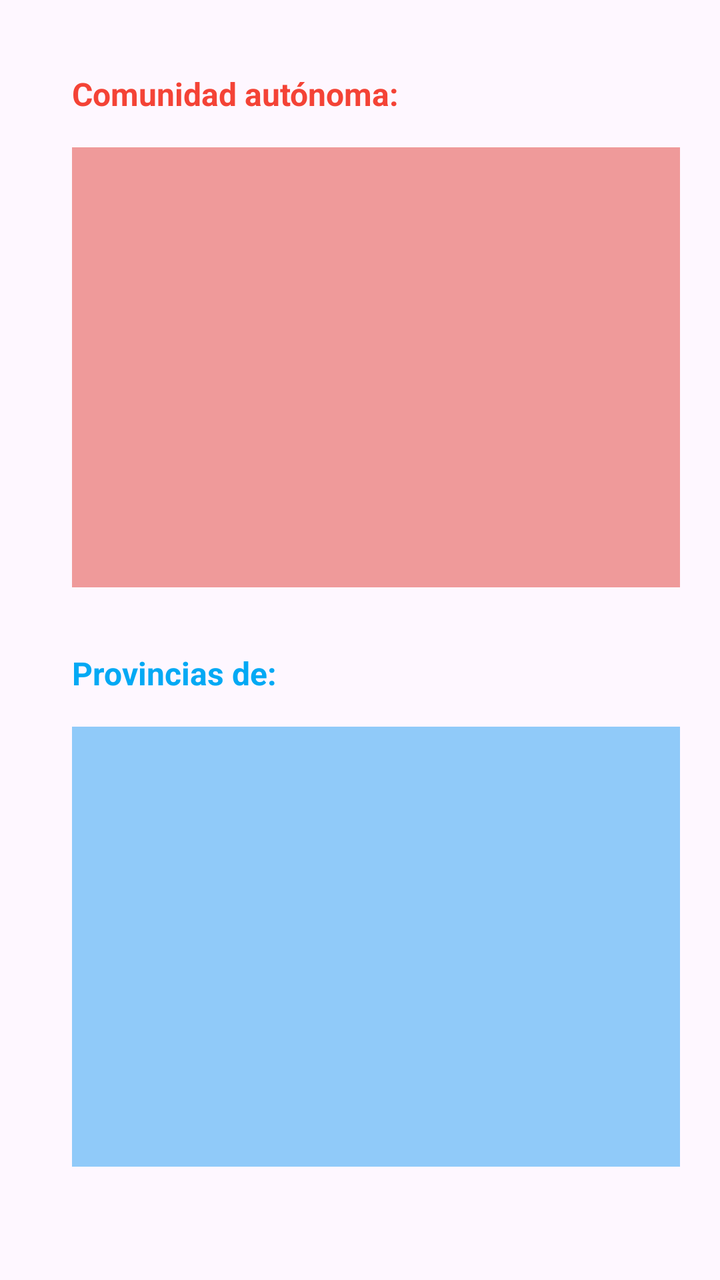
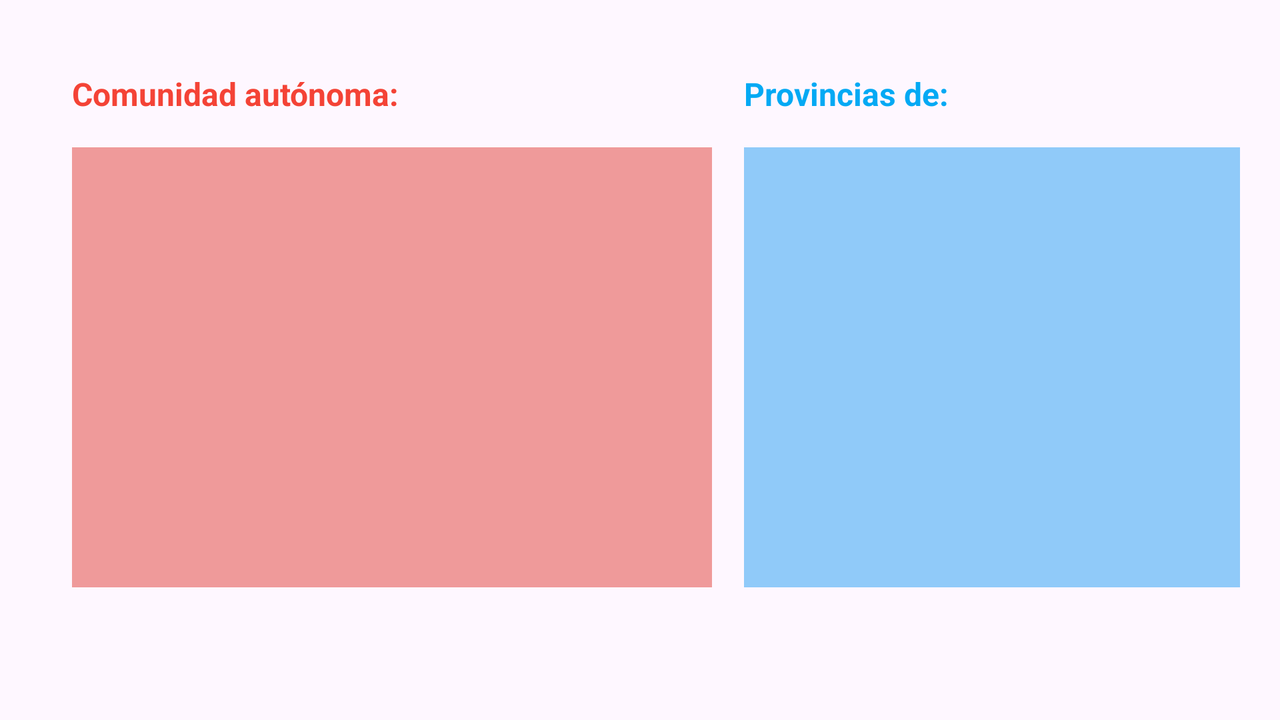

One screen, two layout resources from the same app: the default and the repository's alternative for another configuration. Each is rendered where Android would select it; the XML of both is given below.
<!-- AndroidManifest.xml: application theme Theme.ListadoCCAAProvincias -->
<!-- res/layout/activity_main.xml -->
<?xml version="1.0" encoding="utf-8"?>
<androidx.constraintlayout.widget.ConstraintLayout xmlns:android="http://schemas.android.com/apk/res/android"
    xmlns:app="http://schemas.android.com/apk/res-auto"
    xmlns:tools="http://schemas.android.com/tools"
    android:layout_width="match_parent"
    android:layout_height="match_parent"
    android:padding="20dp"
    tools:context=".vista.MainActivity">

    <TextView
        android:id="@+id/lblCCAA"
        android:layout_width="wrap_content"
        android:layout_height="wrap_content"
        android:layout_marginStart="16dp"
        android:layout_marginTop="16dp"
        android:text="Comunidad autónoma:"
        android:textColor="@color/rojo"
        android:textSize="16sp"
        android:textStyle="bold"
        app:layout_constraintStart_toStartOf="parent"
        app:layout_constraintTop_toTopOf="parent" />

    <TextView
        android:id="@+id/lblProvincias"
        android:layout_width="wrap_content"
        android:layout_height="wrap_content"
        android:layout_marginTop="32dp"
        android:text="Provincias de:"
        android:textColor="@color/azul"
        android:textSize="16sp"
        android:textStyle="bold"
        app:layout_constraintStart_toStartOf="@+id/lvCCAA"
        app:layout_constraintTop_toBottomOf="@+id/lvCCAA" />

    <ListView
        android:id="@+id/lvCCAA"
        android:layout_width="340dp"
        android:layout_height="220dp"
        android:layout_marginTop="16dp"
        android:background="@color/rojo_fondo"
        app:layout_constraintStart_toStartOf="@+id/lblCCAA"
        app:layout_constraintTop_toBottomOf="@+id/lblCCAA" >

    </ListView>

    <ListView
        android:id="@+id/lvProvincias"
        android:layout_width="340dp"
        android:layout_height="220dp"
        android:layout_marginTop="16dp"
        android:background="@color/azul_fondo"
        app:layout_constraintStart_toStartOf="@+id/lblProvincias"
        app:layout_constraintTop_toBottomOf="@+id/lblProvincias">

    </ListView>

</androidx.constraintlayout.widget.ConstraintLayout>
<!-- resources referenced by this layout -->
<resources>
  <color name="azul">#03A9F4</color>
  <color name="azul_fondo">#90CAF9</color>
  <color name="rojo">#F44336</color>
  <color name="rojo_fondo">#EF9A9A</color>
  <style name="Theme.ListadoCCAAProvincias" parent="Base.Theme.ListadoCCAAProvincias" />
  <style name="Base.Theme.ListadoCCAAProvincias" parent="Theme.Material3.DayNight.NoActionBar">
          
          
      </style>
</resources>
<!-- res/layout-land/activity_main.xml (the repository's variant of the layout above) -->
<!-- drawn on the phone turned sideways -->
<?xml version="1.0" encoding="utf-8"?>
<androidx.constraintlayout.widget.ConstraintLayout xmlns:android="http://schemas.android.com/apk/res/android"
    xmlns:app="http://schemas.android.com/apk/res-auto"
    xmlns:tools="http://schemas.android.com/tools"
    android:layout_width="match_parent"
    android:layout_height="match_parent"
    android:padding="20dp"
    tools:context=".vista.MainActivity">

    <TextView
        android:id="@+id/lblCCAA"
        android:layout_width="wrap_content"
        android:layout_height="wrap_content"
        android:layout_marginStart="16dp"
        android:layout_marginTop="16dp"
        android:text="Comunidad autónoma:"
        android:textColor="@color/rojo"
        android:textSize="16sp"
        android:textStyle="bold"
        app:layout_constraintStart_toStartOf="parent"
        app:layout_constraintTop_toTopOf="parent" />

    <TextView
        android:id="@+id/lblProvincias"
        android:layout_width="wrap_content"
        android:layout_height="wrap_content"
        android:layout_marginStart="16dp"
        android:text="Provincias de:"
        android:textColor="@color/azul"
        android:textSize="16sp"
        android:textStyle="bold"
        app:layout_constraintStart_toEndOf="@+id/lvCCAA"
        app:layout_constraintTop_toTopOf="@+id/lblCCAA" />

    <ListView
        android:id="@+id/lvCCAA"
        android:layout_width="320dp"
        android:layout_height="220dp"
        android:layout_marginTop="16dp"
        android:background="@color/rojo_fondo"
        app:layout_constraintStart_toStartOf="@+id/lblCCAA"
        app:layout_constraintTop_toBottomOf="@+id/lblCCAA">

    </ListView>

    <ListView
        android:id="@+id/lvProvincias"
        android:layout_width="320dp"
        android:layout_height="220dp"
        android:layout_marginTop="16dp"
        android:background="@color/azul_fondo"
        app:layout_constraintStart_toStartOf="@+id/lblProvincias"
        app:layout_constraintTop_toBottomOf="@+id/lblProvincias">

    </ListView>

</androidx.constraintlayout.widget.ConstraintLayout>
